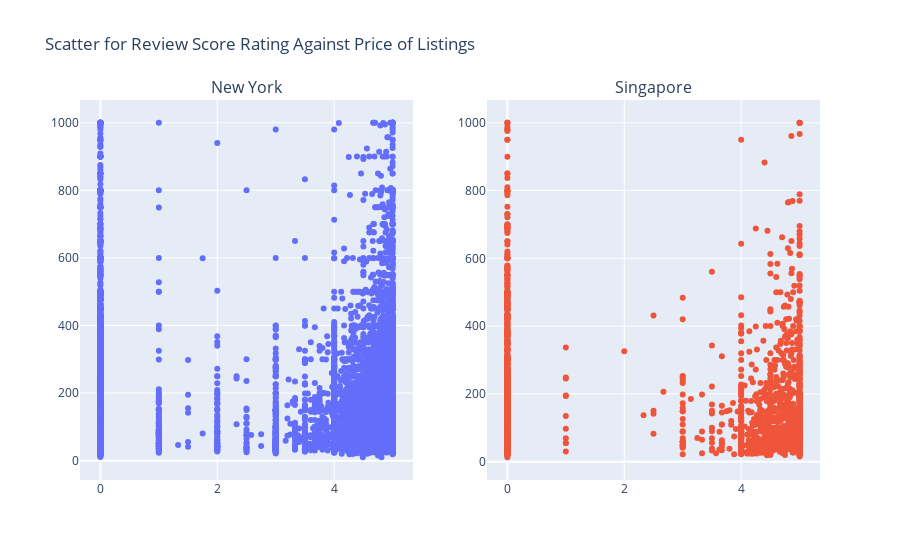

The notebook cell saved with this chart:
### Code cell
fig = make_subplots(rows=1, cols=2, subplot_titles=("New York","Singapore"))

fig.add_trace(go.Scatter(x=ny_listings["review_scores_rating"], y=ny_listings["price"], mode='markers'), row=1, col=1)
fig.add_trace(go.Scatter(x=sg_listings["review_scores_rating"], y=sg_listings["price"], mode='markers'), row=1, col=2)

fig.update_layout(title_text="Scatter for Review Score Rating Against Price of Listings", showlegend=False)
#px.scatter(ny_listings, x="review_scores_rating", y="price", title="Scatter for Reivew Score Rating Against Price of Listings")

### Figure 1 — Plotly figure (JSON) as saved in the notebook; plotly's stock layout.template omitted (floating-point values rounded to 4 significant figures; data arrays with more than 128 entries replaced by an {"elided": "..."} marker saying what was removed)
{"data": [{"mode": "markers", "type": "scatter", "x": {"elided": "22921 float values"}, "xaxis": "x", "y": {"elided": "22921 int values"}, "yaxis": "y"}, {"mode": "markers", "type": "scatter", "x": {"elided": "2156 float values"}, "xaxis": "x2", "y": {"elided": "2156 int values"}, "yaxis": "y2"}], "layout": {"annotations": [{"font": {"size": 16}, "showarrow": false, "text": "New York", "x": 0.225, "xanchor": "center", "xref": "paper", "y": 1, "yanchor": "bottom", "yref": "paper"}, {"font": {"size": 16}, "showarrow": false, "text": "Singapore", "x": 0.775, "xanchor": "center", "xref": "paper", "y": 1, "yanchor": "bottom", "yref": "paper"}], "autosize": true, "showlegend": false, "title": {"text": "Scatter for Review Score Rating Against Price of Listings"}, "xaxis": {"anchor": "y", "autorange": true, "domain": [0, 0.45], "range": [-0.3412, 5.341], "type": "linear"}, "xaxis2": {"anchor": "y2", "autorange": true, "domain": [0.55, 1], "range": [-0.3412, 5.341], "type": "linear"}, "yaxis": {"anchor": "x", "autorange": true, "domain": [0, 1], "range": [-71.7, 1082.0], "type": "linear"}, "yaxis2": {"anchor": "x2", "autorange": true, "domain": [0, 1], "range": [-68.45, 1081.0], "type": "linear"}}}
